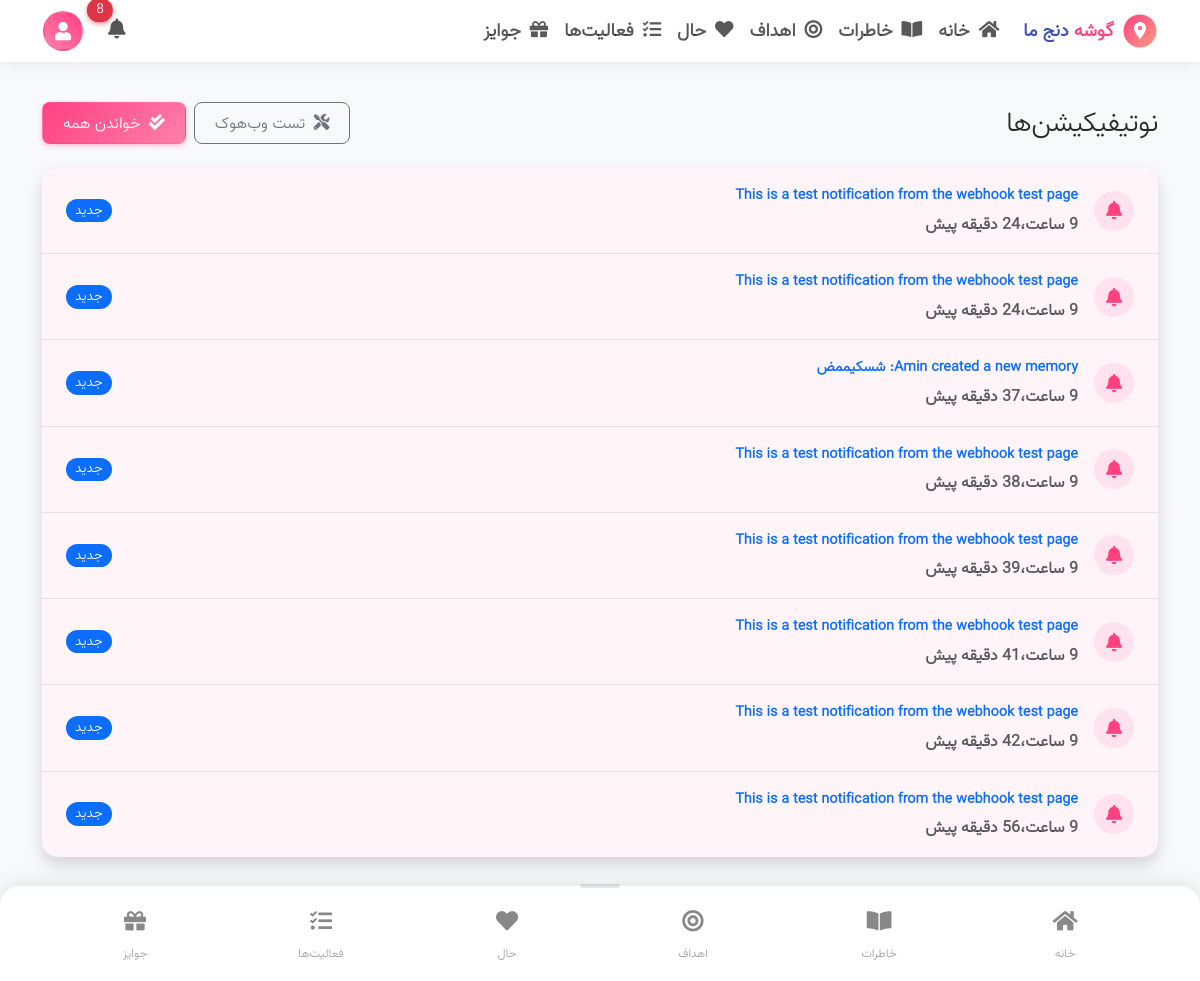
The app's page /notifications/ (signed in) with its own data.
### notifications/models.py (models this page shows, shortened)
class Notification(models.Model):
    recipient = models.ForeignKey(settings.AUTH_USER_MODEL, on_delete=models.CASCADE, related_name='notifications')
    message = models.TextField()
    timestamp = models.DateTimeField(auto_now_add=True)
    is_read = models.BooleanField(default=False)
    link = models.URLField(blank=True, null=True)
    class Meta:
        ordering = ['-timestamp']

### notifications/views.py (the view)
# urls.py: path('', views.notification_list, name='notification_list'),
@login_required
def notification_list(request):
    notifications = request.user.notifications.all()
    return render(request, 'notifications/notification_list.html', {'notifications': notifications})

### notifications/context_processors.py (called while the page is built)
def notifications(request):
    if request.user.is_authenticated:
        unread_count = request.user.notifications.filter(is_read=False).count()
        recent_notifications = request.user.notifications.all()[:5]
        return {
            'unread_notifications_count': unread_count,
            'recent_notifications': recent_notifications,
        }
    return {}

### templates/notifications/notification_list.html (shortened to what this page needs)
{% extends "base/base.html" %}
{% load static %}
{% block content %}
<div class="container py-4">
    <div class="d-flex justify-content-between align-items-center mb-4">
        <h1 class="h3 mb-0">نوتیفیکیشن‌ها</h1>
        <div class="d-flex gap-2">
            <a href="{% url 'notifications:test_webhook' %}" class="btn btn-outline-secondary">
                <i class="fas fa-tools me-1"></i> تست وب‌هوک
            </a>
            <a href="{% url 'notifications:mark_all_as_read' %}" class="btn btn-primary">
                <i class="fas fa-check-double me-1"></i> خواندن همه
            </a>
        </div>
    </div>
    <div class="card shadow border-0">
        <div class="list-group list-group-flush">
            {% for notification in notifications %}
                <div class="list-group-item {% if not notification.is_read %}unread-notification{% endif %}">
                    <a href="{% url 'notifications:mark_as_read' notification.id %}" class="text-decoration-none d-block p-2">
                        <div class="d-flex align-items-center">
                            <div class="notification-icon-wrapper me-3">
                                <i class="fas fa-bell"></i>
                            </div>
                            <div class="notification-content">
                                <p class="mb-1">{{ notification.message }}</p>
                                <small class="text-muted">{{ notification.timestamp|timesince }} پیش</small>
                            </div>
                            {% if not notification.is_read %}
                                <span class="ms-auto badge bg-primary rounded-pill">جدید</span>
                            {% endif %}
                        </div>
                    </a>
                </div>
            {% endfor %}
        </div>
    </div>
</div>
{% endblock %}

### static/css/style.css (style rules this page uses)
:root { --primary-color: #FF4081; --primary-light: #FF80AB; --primary-dark: #C51162; --secondary-color: #3F51B5; --secondary-light: #7986CB; --secondary-dark: #303F9F; --light-color: #FFF0F5; --dark-color: #2A2A2A; --success-color: #4CAF50; --warning-color: #FFC107; --danger-color: #F44336; --info-color: #00BCD4; --primary-gradient: linear-gradient(135deg, #FF4081 0%, #FF80AB 100%); --secondary-gradient: linear-gradient(135deg, #3F51B5 0%, #7986CB 100%); --success-gradient: linear-gradient(135deg, #4CAF50 0%, #81C784 100%); --danger-gradient: linear-gradient(135deg, #F44336 0%, #E57373 100%); --shadow-sm: 0 2px 4px rgba(0,0,0,0.05); --shadow-md: 0 4px 8px rgba(0,0,0,0.1); --shadow-lg: 0 8px 16px rgba(0,0,0,0.1); --shadow-xl: 0 12px 24px rgba(0,0,0,0.15); --radius-sm: 4px; --radius-md: 8px; --radius-lg: 16px; --radius-xl: 24px; --radius-full: 9999px; }
html { scroll-behavior: smooth; }
body { font-family: Vazir, serif; background-color: #f8f9fa; color: var(--dark-color); overflow-x: hidden; text-rendering: optimizeSpeed; }
.card { border-radius: var(--radius-lg); border: none; box-shadow: var(--shadow-sm); transition: transform 0.3s ease, box-shadow 0.3s ease; will-change: transform; overflow: hidden; margin-bottom: 1.5rem; }
.btn { border-radius: var(--radius-md); padding: 0.5rem 1.25rem; font-weight: 500; transition: all 0.2s ease; position: relative; overflow: hidden; }
.btn::after { content: ''; position: absolute; top: 50%; left: 50%; width: 5px; height: 5px; background: rgba(255, 255, 255, 0.5); opacity: 0; border-radius: 100%; transform: scale(1, 1) translate(-50%, -50%); transform-origin: 50% 50%; }
.btn-primary { background: var(--primary-gradient); border-color: transparent; box-shadow: 0 2px 5px rgba(255, 64, 129, 0.3); }
.badge { border-radius: var(--radius-full); padding: 0.35em 0.65em; font-weight: 500; }

### templates/base/base.html (style rules this page uses)
body { font-family:Vazir,IRANSans,serif;background-color:#f8f9fa;color:#3A3A3A;overflow-x:hidden;font-size:16px }
h1, h2, h3, h4, h5, h6 { font-family: Vazir, IRANSans, serif; font-weight: 600; letter-spacing: -0.02em; }
.btn, .nav-link { font-family: Vazir, IRANSans, serif; font-weight: 600; font-size: 1.2rem; }

### templates/base/navbar.html (style rules this page uses)
.notification-icon-wrapper { width: 32px; height: 32px; border-radius: 50%; background-color: rgba(255, 64, 129, 0.1); display: flex; align-items: center; justify-content: center; }
.notification-content p { font-size: 0.9rem; }

### templates/notifications/notification_list.html (style rules this page uses)
.notification-icon-wrapper { width: 40px; height: 40px; border-radius: 50%; background-color: rgba(255, 64, 129, 0.1); display: flex; align-items: center; justify-content: center; color: var(--primary-color); }
.unread-notification { border-left: 3px solid var(--primary-color); background-color: rgba(255, 64, 129, 0.05); }

### records on screen
Notification: message "This is a test notification from the webhook test page", timestamp "9 ساعت،24 دقیقه", is_read "جدید"
Notification: message "This is a test notification from the webhook test page", timestamp "9 ساعت،24 دقیقه", is_read "جدید"
Notification: message "Amin created a new memory: شسکیممض", timestamp "9 ساعت،37 دقیقه", is_read "جدید"
Notification: message "This is a test notification from the webhook test page", timestamp "9 ساعت،38 دقیقه", is_read "جدید"
Notification: message "This is a test notification from the webhook test page", timestamp "9 ساعت،39 دقیقه", is_read "جدید"
Notification: message "This is a test notification from the webhook test page", timestamp "9 ساعت،41 دقیقه", is_read "جدید"
Notification: message "This is a test notification from the webhook test page", timestamp "9 ساعت،42 دقیقه", is_read "جدید"
Notification: message "This is a test notification from the webhook test page", timestamp "9 ساعت،56 دقیقه", is_read "جدید"

### other values on screen
{{ unread_notifications_count }} "8"
